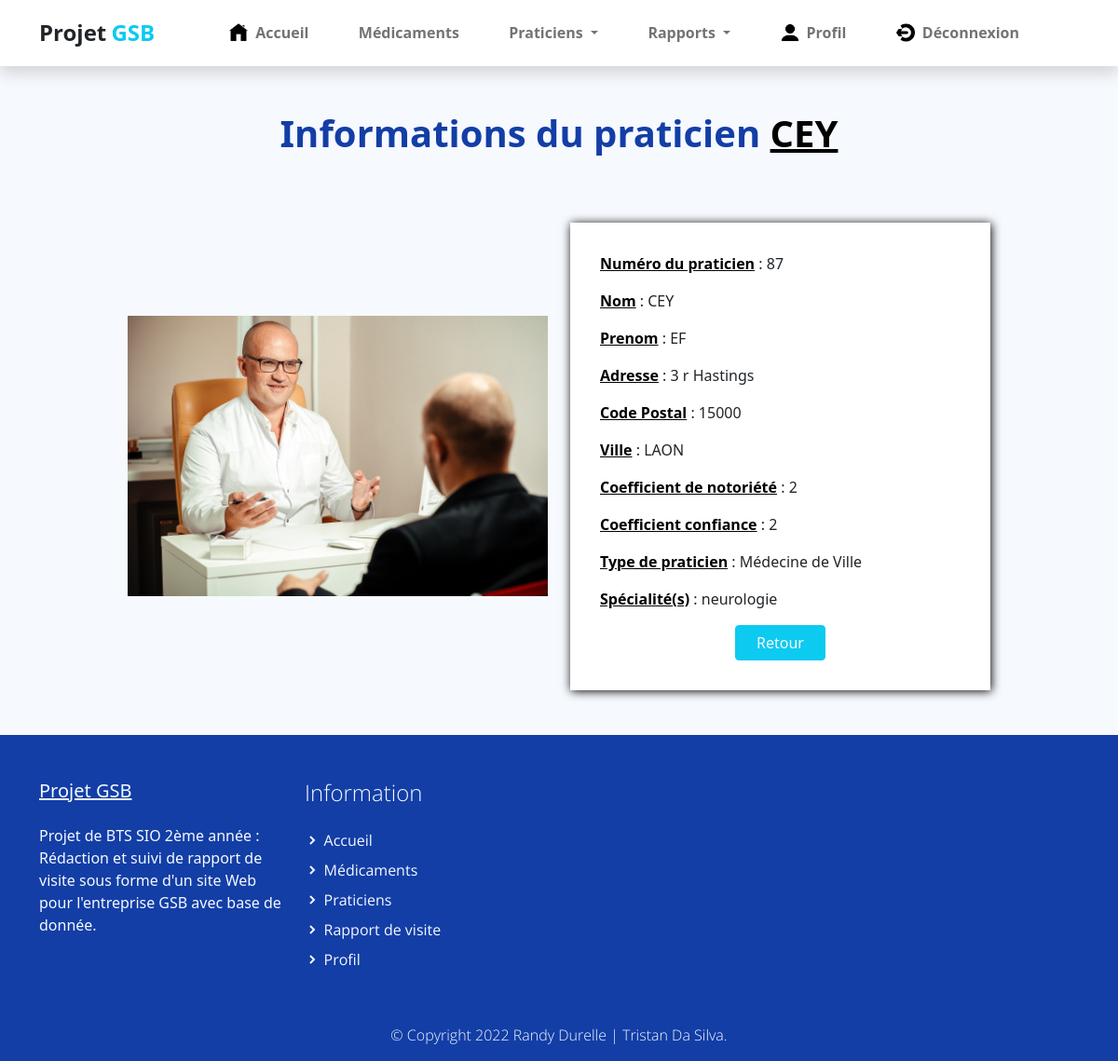
The page /index.php?uc=praticien&action=afficherprat&praticien=87 (signed in) on the database its author committed.
### tables this page shows
CREATE TABLE IF NOT EXISTS `praticien` (
  `PRA_NUM` int(11) NOT NULL,
  `PRA_PRENOM` varchar(30) DEFAULT NULL,
  `PRA_NOM` varchar(30) DEFAULT NULL,
  `PRA_ADRESSE` varchar(50) DEFAULT NULL,
  `PRA_CP` varchar(5) DEFAULT NULL,
  `PRA_VILLE` varchar(25) DEFAULT NULL,
  `PRA_COEFNOTORIETE` float DEFAULT NULL,
  `PRA_COEFCONFIANCE` float DEFAULT 0.5,
  `TYP_CODE` varchar(3) NOT NULL,
  PRIMARY KEY (`PRA_NUM`),
  KEY `praticien_type_praticien0_FK` (`TYP_CODE`)
);

CREATE TABLE IF NOT EXISTS `type_praticien` (
  `TYP_CODE` varchar(3) NOT NULL,
  `TYP_LIBELLE` varchar(25) DEFAULT NULL,
  `TYP_LIEU` varchar(35) DEFAULT NULL,
  PRIMARY KEY (`TYP_CODE`)
);

### modele/praticien.modele.inc.php (called while the page is built, shortened)
<?php
function getAllInformationPraticienNum($matricule)
{
    try {
        $monPdo = connexionPDO();
        $req = 'SELECT p.PRA_NUM as \'matriculepraticien\',
        p.PRA_NOM as \'nom\',
        p.PRA_PRENOM as \'prenom\',
        p.PRA_ADRESSE as \'adresse\',
        p.PRA_CP as \'codepostal\' ,
        p.PRA_VILLE as \'ville\',
        p.PRA_COEFNOTORIETE as \'coefficientdenotoriete\',
        p.PRA_COEFCONFIANCE as \'coefficientdeconfiance\',
        t.TYP_LIBELLE as \'typedepraticien\'
        FROM praticien p INNER JOIN type_praticien t ON t.TYP_CODE = p.TYP_CODE
        WHERE p.PRA_NUM = "' . $matricule . '"';
        $res = $monPdo->query($req);
        $result = $res->fetch();
        return $result;
    } catch (PDOException $e) {
        print "Erreur !: " . $e->getMessage();
        die();
    }
}
?>

### vues/v_afficherPraticien.php (the view)
<section class="bg-light">
    <div class="container">
        <div class="structure-hero pt-lg-5 pt-4">
            <h1 class="titre text-center">Informations du praticien <span class="carac"><?php echo $carac[1]; ?></span></h1>
        </div>
        <div class="row align-items-center justify-content-center">
            <div class="test col-12 col-sm-8 col-lg-6 col-xl-5 col-xxl-4 py-lg-5">
                <img class="img-fluid" src="assets/img/praticien.jpg">
            </div>
            <div class="test col-12 col-sm-8 col-lg-6 col-xl-5 col-xxl-4 py-lg-5 py-3">
                <div class="formulaire">
                    <p><span class="carac">Numéro du praticien</span> : <?php echo $carac[0] ?></p>
                    <p><span class="carac">Nom</span> : <?php echo $carac[1] ?></p>
                    <p><span class="carac">Prenom</span> : <?php echo $carac[2] ?></p>
                    <p><span class="carac">Adresse</span> : <?php echo $carac[3] ?></p>
                    <p><span class="carac">Code Postal</span> : <?php echo $carac[4] ?></p>
                    <p><span class="carac">Ville</span> : <?php echo $carac[5] ?></p>
                    <p><span class="carac">Coefficient de notoriété</span> : <?php echo $carac[6] ?></p>
                    <p><span class="carac">Coefficient confiance</span> : <?php echo $carac[7] ?></p>
                    <p><span class="carac">Type de praticien</span> : <?php echo $carac[8] ?></p>
                    <p><span class="carac">Spécialité(s)</span> :
                        <?php
                        if (!empty($specialites_affichage)) {
                            echo htmlspecialchars(implode(', ', $specialites_affichage));
                        } else {
                            echo "Aucune spécialité";
                        }
                        ?>
                    </p>
                    <input class="btn btn-info text-light valider col-6 col-sm-5 col-md-4 col-lg-3" type="button" onclick="history.go(-1)" value="Retour">
                </div>
            </div>
        </div>
    </div>
</section>

### assets/css/gsb.css (style rules this page uses)
p, a { font-weight: 400; }

### assets/css/custom.css (style rules this page uses)
body, html { height: 100%; margin: 0; padding: 0; }
body { background: #f6f9fe !important; width: 100%; position: relative; display: table; }
.carac { text-decoration: underline; font-weight: 600; color: #000; }
.valider { display: block; margin-right: auto; margin-left: auto; height: fit-content; }
.test { display: flex; flex-direction: column; align-items: center; }
.titre { font-weight: 600; padding-bottom: 1rem; }
.formulaire { background-color: white; padding: 2em; box-shadow: 1px 1px 10px black; width: 100%; }
.bg-light { background-color: #f6f9fe; }
.structure-hero { display: flex; flex-direction: column; align-items: center; }
.h1, .h2, .h3, h1, h2, h3 { color: var(--bs-primary); }

### rows shown on the page
praticien: PRA_NOM "CEY", PRA_NUM "87", PRA_PRENOM "EF", PRA_ADRESSE "3 r Hastings", PRA_CP "15000", PRA_VILLE "LAON", PRA_COEFNOTORIETE "2", PRA_COEFCONFIANCE "2", TYP_CODE.TYP_LIBELLE "Médecine de Ville"

### other values the page prints
implode(', ', $specialites_affichage) "neurologie"
